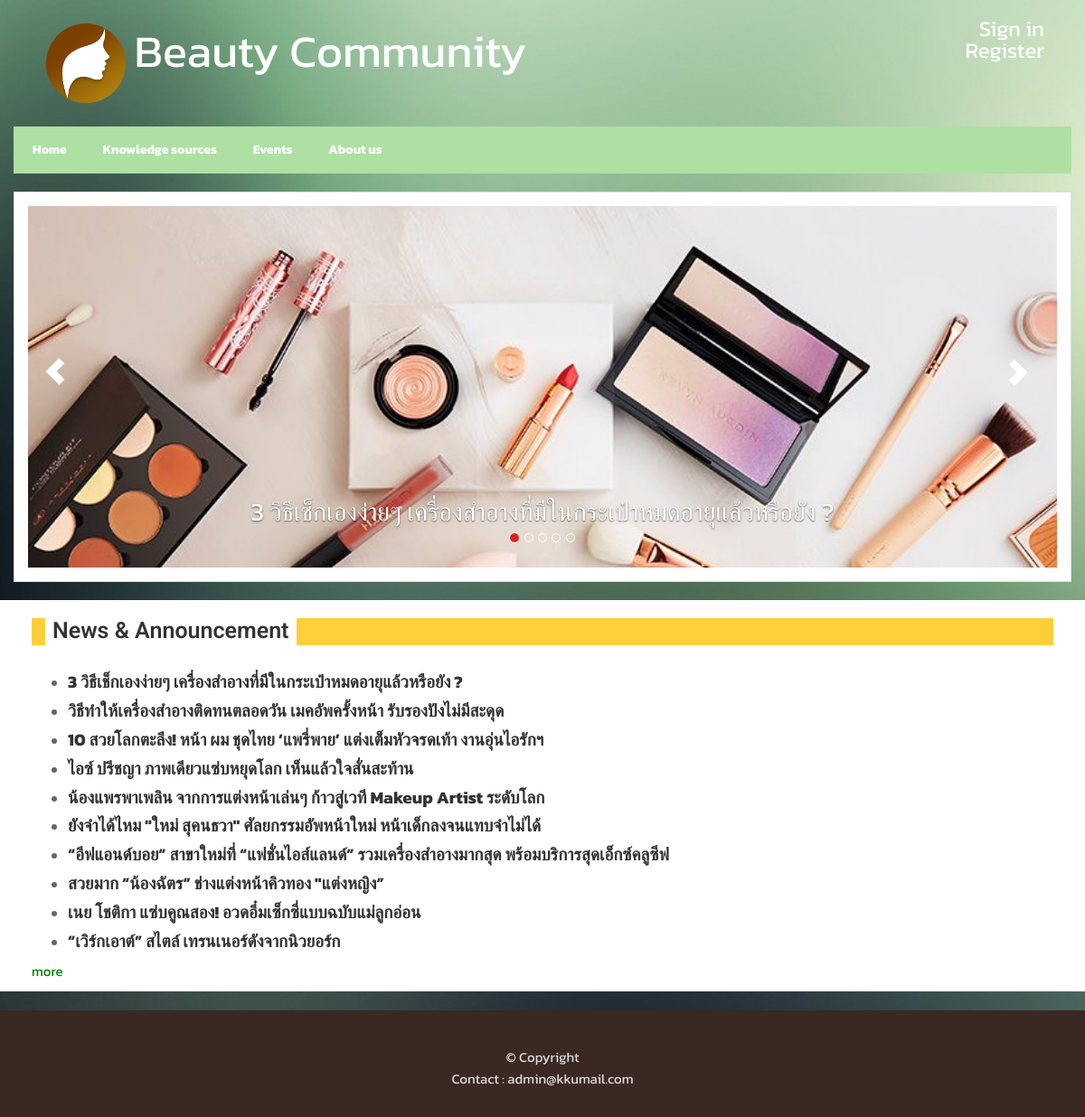
The page / on the database its author committed.
### tables this page shows
CREATE TABLE `img_news` (
  `imgNo` int(10) NOT NULL,
  `imgName` varchar(50) NOT NULL,
  `news_id` int(10) NOT NULL
);

CREATE TABLE `beauty_community` (
  `news_id` int(10) NOT NULL,
  `topic` varchar(999) NOT NULL,
  `news_detail` varchar(9999) NOT NULL,
  `date` date NOT NULL
);

### index.php (the view, shortened to what this page needs)
<?php
    include "connect.php";
            function make_query($pdo)
            {
             $result = $pdo->query("SELECT beauty_community.news_id,topic,imgNO,imgName FROM beauty_community,img_news
                                    WHERE beauty_community.news_id = img_news.news_id  ORDER BY news_id DESC");
             return $result;
            }
                function make_slides($pdo)
            {
             $output = '';
             $count = 0;
             $result = make_query($pdo);
            $id = 0;
             while($row = $result->fetch())
             {
                 if($id != $row["news_id"]){
              if($count == 0)
              {
               $output .= '<div class="item active" style="height: 400px;">';
              }
              else
              {
               $output .= '<div class="item" style="height: 400px;">';
              }
              $output .= "
               <a href='content.php?news_id=".$row["news_id"]."'><img src='News/".$row["imgName"]."' alt='".$row["topic"]."' /></a>
               <div class='carousel-caption' style='font-size:28px;'>".$row["topic"]."
                          </div>
              </div>
              ";
                   $count = $count + 1;
                 }
                  $id = $row["news_id"];
              if($count == 5){
                  break;
              }
             }
             return $output;
            }
?>
<!DOCTYPE html>
<html>
<head>
  <link rel="stylesheet" href="css/bootstrap.min.css" type="text/css">
  <link href="owl-carousel/owl.carousel.css" rel="stylesheet">
  <link href="owl-carousel/owl.theme.css" rel="stylesheet">
  <link rel="stylesheet" href="css/style.css">
  <link rel="stylesheet" href="css/modal.css">
  <link href="css/bootstrap-datetimepicker.min.css" rel="stylesheet" media="screen">
  <link rel="stylesheet" href="font-awesome-4.4.0/css/font-awesome.min.css" type="text/css">
</head>
<body>
 <header style="margin-top:20px;">
   <div class="container">
       <div class="col-md-10">
             <img src="beauty-logo.png" height="100px" width="100px">
            <div class="logo" style="display:inline; color:white;"><span style="font-size:50px;">Beauty Community</span></div>
       </div>
    <div class="col-md-2" id="rightpanel">
       <?php
        if (isset($_SESSION["username"])) {
            echo "<a href='#' style='float:right;'>สวัสดี คุณ".$_SESSION["username"]."</a><br>";
            echo "<a href='logout.php' style='float:right;'>Logout</a>";
        }else{
            echo "<a href='#' style='float:right;' data-toggle='modal' data-target='#login-modal'>Sign in</a><br>";
            echo "<a href='#' style='float:right;'>Register</a>";
        }
            ?>
       </div>
    </div>
  </header>
  <nav id="menu" class="navbar container" style="background-color:#AEE0A4;">
    <div class="collapse navbar-collapse navbar-ex1-collapse">
      <ul class="nav navbar-nav float-left">
        <li>
          <div class="dropdown show">
   <div class="dropdown">
        <a class="btn btn-secondary dropdown-toggle" href="index.php" role="button" id="dropdownMenuLink" data-toggle="dropdown" aria-haspopup="true" aria-expanded="false">
    Home
  </a>
        </div>
</div>
        </li>
          <li>
           <a class="btn btn-secondary dropdown-toggle" href="#" role="button" id="dropdownMenuLink" data-toggle="dropdown" aria-haspopup="true" aria-expanded="false">
                Knowledge sources
              </a>
          </li>
           <li>
           <a class="btn btn-secondary dropdown-toggle" href="#" role="button" id="dropdownMenuLink" data-toggle="dropdown" aria-haspopup="true" aria-expanded="false">
                Events
              </a>
          </li>
           <li>
           <a class="btn btn-secondary dropdown-toggle" href="#" role="button" id="dropdownMenuLink" data-toggle="dropdown" aria-haspopup="true" aria-expanded="false">
               About us
              </a>
          </li>
      </ul>
    </div>
  </nav>
  <div class="featured container">
    <div class="row">
      <div class="col-sm-12">
        <div id="carousel-example-generic" class="carousel slide" data-ride="carousel" data-interval="5000">
          <ol class="carousel-indicators">
            <li data-target="#carousel-example-generic" data-slide-to="0" class="active"></li>
            <li data-target="#carousel-example-generic" data-slide-to="1"></li>
            <li data-target="#carousel-example-generic" data-slide-to="2"></li>
            <li data-target="#carousel-example-generic" data-slide-to="3"></li>
            <li data-target="#carousel-example-generic" data-slide-to="4"></li>
          </ol>
          <div class="carousel-inner">
               <?php echo make_slides($pdo); ?>
          </div>
          <a class="left carousel-control" href="#carousel-example-generic" data-slide="prev"> <span class="glyphicon glyphicon-chevron-left"></span> </a>
          <a class="right carousel-control" href="#carousel-example-generic" data-slide="next"> <span class="glyphicon glyphicon-chevron-right"></span> </a>
        </div>
      </div>
    </div>
  </div>
  <div id="page-content" class="index-page container">
    <div class="row">
      <div id="main-content">
        <div class="col-md-12">
          <div class="box">
            <div class="box-header header-post">
              <h2 style="height:30px;">News &amp; Announcement</h2>
            </div>
            <div class="box-content">
              <div class="row">
                <div class="col-md-12">
                  <div class="post wrap-vid">
                    <div class="wrapper">
                        <?php
                echo "<ul id='myList'>";
               $result = $pdo->query("SELECT news_id,topic,date FROM beauty_community ORDER BY news_id DESC");
               while($row = $result->fetch()){
                   echo "<li>";
                   echo "<h5 class='vid-name'>";
                   echo "<a href='content.php?news_id=".$row["news_id"]."'>".$row["topic"]."</a>";
                   echo "</h5>";
                   echo "</li>";
               }
                        echo "</ul>";
               ?>
                    <div id="loadMore">more</div>
                    </div>
                  </div>
                  </div>
                </div>
              </div>
            </div>
          </div>
        </div>
      </div>
      <div id="sidebar">
        <div class="col-md-3"></div>
        <div class="col-md-3"></div>
      </div>
    </div>
  <footer style="background-color:#3a2822">
    <div class="copy-right">
      <p>© Copyright
        <br>Contact : admin@kkumail.com </p>
    </div>
  </footer>
</body>
</html>

### css/style.css (style rules this page uses)
body { font-family: 'Ek Mukta', sans-serif;color: #666;background: url(../images/bg2.jpg) fixed ;font-size: 15px;line-height: 1.6em;font-weight: 400; }
html, body { width:100%; padding:0; margin:0; }
html { -webkit-text-size-adjust: none; }
img { max-width:100%; height: auto;width: auto\9; }
h2 { font-size: 36px; }
h5 { font-size: 24px; }
h1,h2,h3,h4,h5,h6 { font-family: 'Roboto', sans-serif;font-weight: 600;color: #111; }
p { margin: 0 0 20px; }
a { color: #7DC314; -webkit-transition: all .2s ease-in-out; -moz-transition: all .2s ease-in-out; transition: all .2s ease-in-out; }
.post:after, .post:before, article:after, article:before, section:after, section:before { clear: both; content: '\0020'; display: block; visibility: hidden; width: 0; height: 0; }
#menu { background-color: #252628;border-radius: 0; }
#menu .navbar-collapse { padding:0; }
#menu ul.nav li a { font-weight: bold;color: #fff;border-radius: 5px;padding: 14px 19px; }
@media (min-width: 768px) { #menu.navbar { padding: 0;height: auto;margin-top: 20px; } }
.carousel-inner img { width: 100%;max-height: 640px; }
.carousel-control { width: 0; }
.carousel-control.left, .carousel-control.right { opacity: 1;filter: alpha(opacity=100);background-image: none;background-repeat: no-repeat;text-shadow: none; }
.carousel-control .glyphicon-chevron-left, .carousel-control .glyphicon-chevron-right, .carousel-control .icon-prev, .carousel-control .icon-next { position: absolute;top: 45%;z-index: 5;display: inline-block; }
.carousel-control .glyphicon-chevron-left, .carousel-control .icon-prev { left: 30px; }
.carousel-control .glyphicon-chevron-right, .carousel-control .icon-next { right: 30px; }
.carousel-indicators .active { background-color: #DA251D; }
.carousel-indicators { bottom: 10px; }
.carousel-inner > .item { margin-left:0;margin-top:0;margin-bottom:0;padding-left: 0;width: 100%;height: auto; }
.carousel-inner > .item > img, .carousel-inner > .item > a > img { display: block;max-width: 100%;height: auto;margin-left:0;padding-left: 0; }
#page-content { padding: 0; }
#page-content.index-page, #page-content.single-page, #page-content.archive-page { margin-top: 20px; }
.featured { background-color: #fff;padding: 15px ;border: 1px solid #ddd; }
.box { background-color: #fff;padding: 20px 20px 10px; }
.box:last-child { padding: 20px 20px 5px; }
.box:after, .box:before { clear: both; content: '\0020'; display: block; visibility: hidden; width: 0; height: 0; }
.box h2 { font-size: 30px;margin:0; }
.box .box-header.header-post { background-color:#FFCF39; margin-bottom: 20px; }
.box .box-header h2 { font-size: 25px;padding: 0px 8px;background-color: #fff;display: inline-block;margin-left: 15px;color: #333; }
.box .box-content { margin-top: 30px; }
.box .box-content a { font-weight: bold;color: #333; }
.vid-name { margin: 0; }
.vid-name a { font-size: 19px;color: #333; }
.post { margin-bottom: 15px; }
.post:after, .post:before { clear: both; content: '\0020'; display: block; visibility: hidden; width: 0; height: 0; }
.post:last-child { margin-bottom: 0; }
.post h5 { margin:0;font-size: 15px; }
.post .wrapper { display: inline-block;text-align: left; }
footer { background-color: #202020;margin-top: 20px;color: #ddd;padding: 20px 0 10px; }
footer .copy-right { text-align: center;padding-top: 20px; }

### index.php (style rules this page uses)
#myList li { display:none; }
#loadMore { color:green; cursor:pointer; }
* { font-family: 'Kanit', sans-serif; }
#rightpanel a { font-size:24px; color: white; }

### rows shown on the page
img_news: imgName (picture), news.topic "3 วิธีเช็กเองง่ายๆ เครื่องสำอางที่มีในกระเป๋าหมดอายุแล้วหรือยัง ?"
beauty_community: topic "3 วิธีเช็กเองง่ายๆ เครื่องสำอางที่มีในกระเป๋าหมดอายุแล้วหรือยัง ?"
beauty_community: topic "วิธีทำให้เครื่องสำอางติดทนตลอดวัน เมคอัพครั้งหน้า รับรองปังไม่มีสะดุด"
beauty_community: topic "10 สวยโลกตะลึง! หน้า ผม ชุดไทย ‘แพรี่พาย’ แต่งเต็มหัวจรดเท้า งานอุ่นไอรักฯ"
beauty_community: topic "ไอซ์ ปรีชญา ภาพเดียวแซ่บหยุดโลก เห็นแล้วใจสั่นสะท้าน"
beauty_community: topic "น้องแพรพาเพลิน จากการแต่งหน้าเล่นๆ ก้าวสู่เวที Makeup Artist ระดับโลก"
beauty_community: topic "ยังจำได้ไหม \"ใหม่ สุคนธวา\" ศัลยกรรมอัพหน้าใหม่ หน้าเด็กลงจนแทบจำไม่ได้"
beauty_community: topic "“อีฟแอนด์บอย” สาขาใหม่ที่ “แฟชั่นไอส์แลนด์” รวมเครื่องสำอางมากสุด พร้อมบริการสุดเอ็กซ์คลูซีฟ"
beauty_community: topic "สวยมาก “น้องฉัตร” ช่างแต่งหน้าคิวทอง \"แต่งหญิง”"
beauty_community: topic "เนย โชติกา แซ่บคูณสอง! อวดอึ๋มเซ็กซี่แบบฉบับแม่ลูกอ่อน"
beauty_community: topic "“เวิร์กเอาต์” สไตล์ เทรนเนอร์ดังจากนิวยอร์ก"
